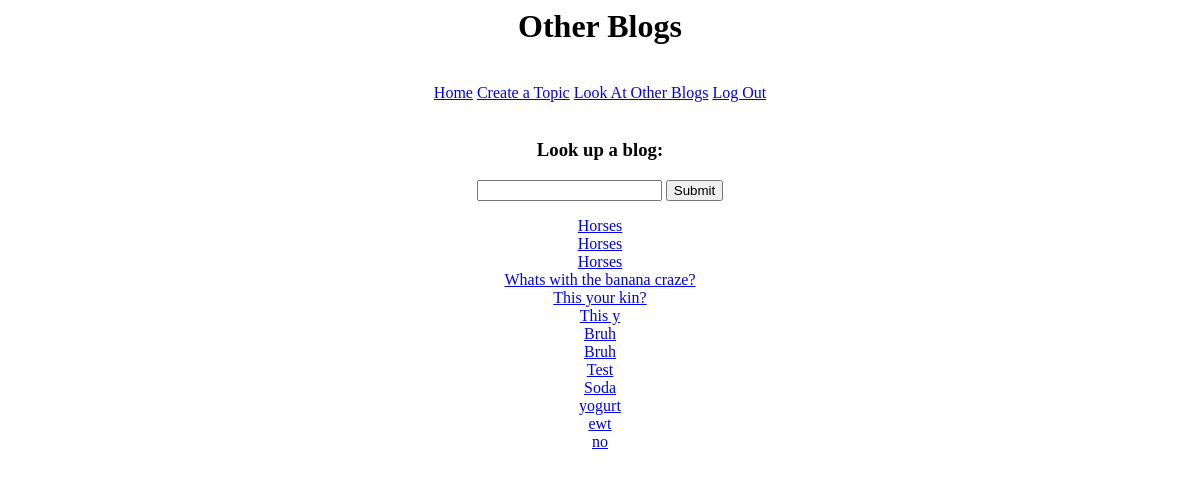
Page /otherBlog on the earlier database version.
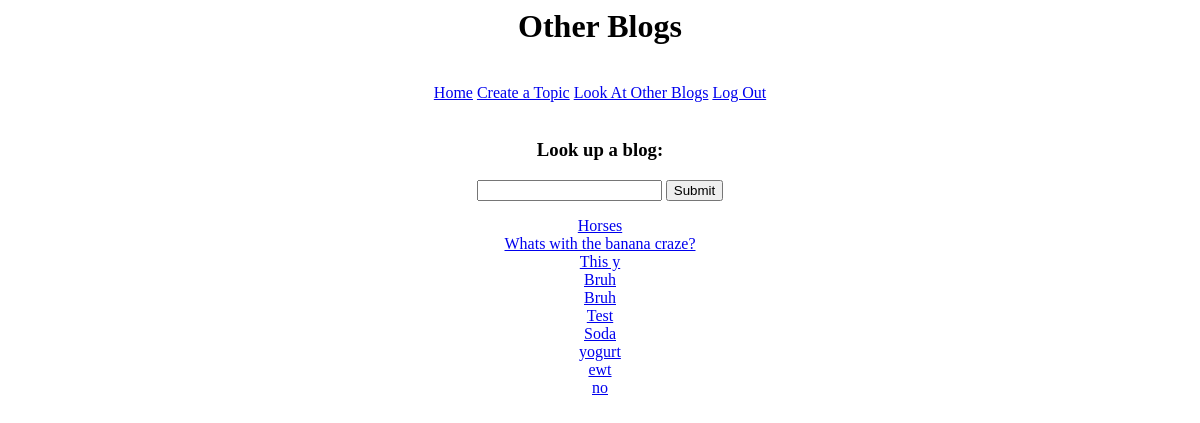
Same page on the later database version.
### tables this page shows
CREATE TABLE blogs(blogNumber INT, blogName TEXT, entry TEXT, creator TEXT);

### app.py (the view)
@app.route("/otherBlog")
def otherBlog():
    blogDict = {}
    for row in createOtherBlogList(currentUser):
        blogDict[row[0]] = row[1]
    return render_template("otherBlog.html", allBlogs = blogDict)

### utl/dbFunctions.py (called while the page is built)
def createOtherBlogList(user):
    DB_FILE = "blogs.db"
    db = connect(DB_FILE)
    c = db.cursor()
    cur = c.execute("SELECT blogNumber,blogName FROM blogs WHERE creator != ?;", [str(user)])
    allBlogsButUser = cur.fetchall()
    return allBlogsButUser

### templates/otherBlog.html (shortened to what this page needs)
<html>
<center>
  <head>
  </head>
  <body>
    <h1>Other Blogs</h1>
    <br>
    <div class="topnav">
      <a href="welcome">Home</a>
      <a href="createTopic">Create a Topic</a>
      <a href="otherBlog">Look At Other Blogs</a>
      <a href="logout">Log Out</a>
</div>
<br>
    <h3>Look up a blog:</h3>
    <form action="/blogsYouSearched" method="POST">
      <input type ="text" name="yourSearch">
      <input type ="submit" name= "Submit">
    </form>
    {% for key in allBlogs %}
      <a href="{{url_for('displayEntry',blogID = key,blogTopic = allBlogs.get(key))}}">{{allBlogs.get(key)}}</a>
      <br>
    {% endfor %}
  </body>
</center>
</html>

Differences in the rows shown:
removed blogs: get "Horses"
removed blogs: get "Horses"
removed blogs: get "This your kin?"
